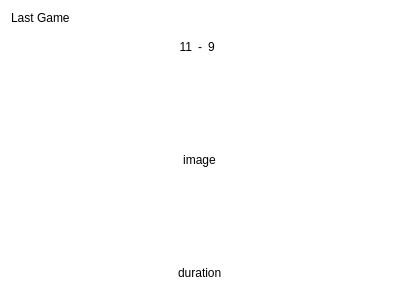
<?xml version="1.0" encoding="UTF-8"?>
<ui version="4.0">
 <class>lastGame</class>
 <widget class="QWidget" name="lastGame">
  <property name="geometry">
   <rect>
    <x>0</x>
    <y>0</y>
    <width>400</width>
    <height>300</height>
   </rect>
  </property>
  <property name="windowTitle">
   <string>Form</string>
  </property>
  <property name="styleSheet">
   <string notr="true">background: white;
border-radius: 8</string>
  </property>
  <layout class="QVBoxLayout" name="verticalLayout">
   <item>
    <widget class="QLabel" name="label">
     <property name="text">
      <string>Last Game</string>
     </property>
    </widget>
   </item>
   <item>
    <widget class="QFrame" name="horizontalFrame">
     <property name="sizePolicy">
      <sizepolicy hsizetype="Preferred" vsizetype="Preferred">
       <horstretch>1</horstretch>
       <verstretch>1</verstretch>
      </sizepolicy>
     </property>
     <layout class="QHBoxLayout" name="horizontalLayout">
      <item>
       <layout class="QVBoxLayout" name="verticalLayout_4" stretch=""/>
      </item>
      <item>
       <layout class="QVBoxLayout" name="verticalLayout_3">
        <item>
         <layout class="QHBoxLayout" name="horizontalLayout_2">
          <item>
           <widget class="QLabel" name="label_6">
            <property name="sizePolicy">
             <sizepolicy hsizetype="Preferred" vsizetype="Preferred">
              <horstretch>1</horstretch>
              <verstretch>0</verstretch>
             </sizepolicy>
            </property>
            <property name="text">
             <string>11</string>
            </property>
            <property name="alignment">
             <set>Qt::AlignRight|Qt::AlignTrailing|Qt::AlignVCenter</set>
            </property>
           </widget>
          </item>
          <item>
           <widget class="QLabel" name="label_5">
            <property name="text">
             <string>-</string>
            </property>
            <property name="alignment">
             <set>Qt::AlignCenter</set>
            </property>
           </widget>
          </item>
          <item>
           <widget class="QLabel" name="label_4">
            <property name="sizePolicy">
             <sizepolicy hsizetype="Preferred" vsizetype="Preferred">
              <horstretch>1</horstretch>
              <verstretch>0</verstretch>
             </sizepolicy>
            </property>
            <property name="text">
             <string>9</string>
            </property>
           </widget>
          </item>
         </layout>
        </item>
        <item alignment="Qt::AlignHCenter|Qt::AlignVCenter">
         <widget class="QLabel" name="label_2">
          <property name="sizePolicy">
           <sizepolicy hsizetype="Preferred" vsizetype="Preferred">
            <horstretch>0</horstretch>
            <verstretch>1</verstretch>
           </sizepolicy>
          </property>
          <property name="text">
           <string>image</string>
          </property>
          <property name="alignment">
           <set>Qt::AlignCenter</set>
          </property>
         </widget>
        </item>
        <item alignment="Qt::AlignHCenter|Qt::AlignVCenter">
         <widget class="QLabel" name="label_3">
          <property name="text">
           <string>duration</string>
          </property>
         </widget>
        </item>
       </layout>
      </item>
      <item>
       <layout class="QVBoxLayout" name="verticalLayout_2"/>
      </item>
     </layout>
    </widget>
   </item>
  </layout>
 </widget>
 <resources/>
 <connections/>
</ui>
